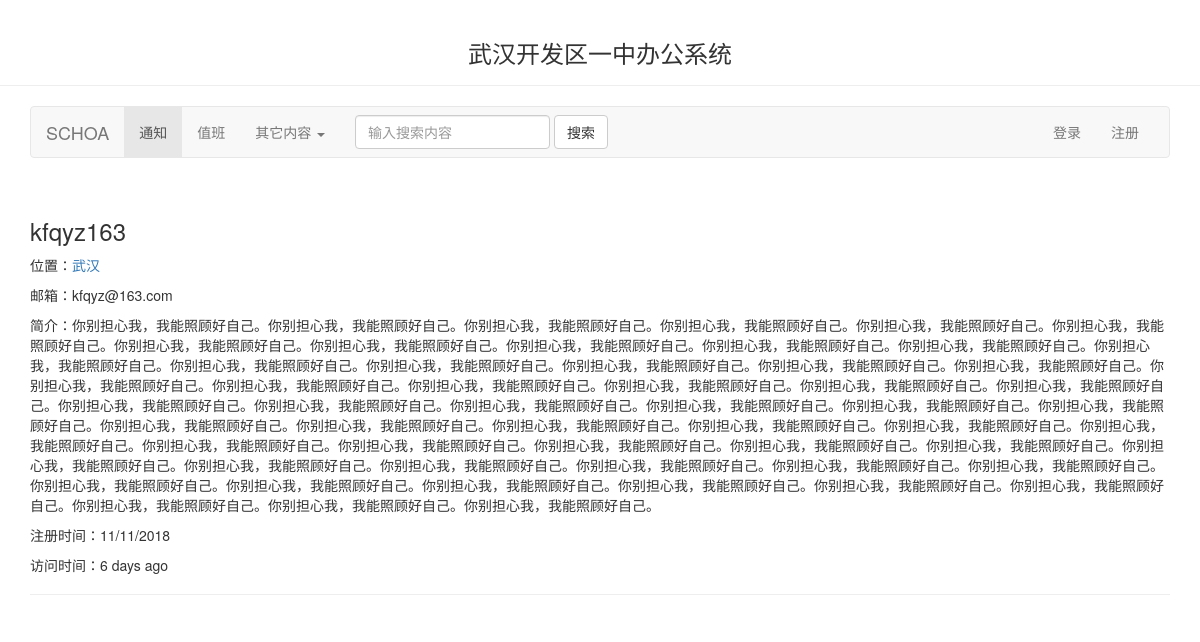
Page /user/kfqyz163 on the committed database.
### app/models.py (models this page shows, shortened)
class User(UserMixin, db.Model):
    __tablename__ = 'users'
    id = db.Column(db.Integer, primary_key=True)
    username = db.Column(db.String(64), unique=True, index=True)
    email = db.Column(db.String(64), unique=True, index=True)
    phone_number = db.Column(db.Integer, unique=True, index=True)
    password_hash = db.Column(db.String(128))
    role_id = db.Column(db.Integer, db.ForeignKey('roles.id'))
    confirmed = db.Column(db.Boolean, default=False)
    name = db.Column(db.String(64))
    location = db.Column(db.String(64))
    about_me = db.Column(db.Text())
    member_since = db.Column(db.DateTime(), default=datetime.utcnow)
    last_seen = db.Column(db.DateTime(), default=datetime.utcnow)
    @property
    def password(self):
        raise AttributeError('密码不可读取！')

### app/main/views.py (the view)
@main.route('/user/<username>')
def user(username):
    user = User.query.filter_by(username=username).first_or_404()
    return render_template('user.html', user=user)

### app/auth/views.py (called while the page is built)
@auth.before_app_request
def before_request():
    if current_user.is_authenticated:
        current_user.ping()
        if not current_user.confirmed \
                and request.endpoint \
                and request.blueprint != 'auth' \
                and request.endpoint != 'static':
            return redirect(url_for('auth.unconfirmed'))

### app/main/__init__.py (called while the page is built)
@main.app_context_processor
def inject_permissions():
    return dict(Permission=Permission)

### app/models.py (called while the page is built)
    def is_administrator(self):
        return False

### app/templates/user.html (shortened to what this page needs)
{% extends "base.html" %}
{% block page_content %}
    <div class="page-header">
        <h3>{{ user.username }}</h3>
        {% if user.location %}
            <p>
                位置：<a href="http://maps.baidu.com/?q={{ user.location }}">{{ user.location }}</a>
            </p>
        {% endif %}
        {% if user.email %}<p>邮箱：{{ user.email }}</p>{% endif %}
        {% if user.about_me %}<p>简介：{{ user.about_me }}</p>{% endif %}
        <p>注册时间：{{ moment(user.member_since).format('L') }}</p>
        <p>访问时间：{{ moment(user.last_seen).fromNow() }}</p>
    </div>
{% endblock %}

### rows in the picture
User: username "kfqyz163", location "武汉", email "kfqyz@163.com", about_me "你别担心我，我能照顾好自己。你别担心我，我能照顾好自己。你别担心我，我能照顾好自己。你别担心我，我能照顾好自己。你别担心我，我能照顾好自己。你别担心我，我能照顾好自己。你别担心我，我能照顾好自己。你别担心我，我能照顾好自己。你别担心我，我能照顾好自己。你别担心我，我能照顾好自己。你别担心我，我能照顾好自己。你别担心我，我能照顾好自己。你别担心我，我能照顾好自己。你别担心我，我能照顾好自己。你别担心我，我能照顾好自己。你别担心我，我能照顾好自己。你别担心我，我能照顾好自己。你别担心我，我能照顾好自己。你别担心我，我能照顾好自己。你别担心我，我能照顾好自己。你别担心我，我能照顾好自己。你别担心我，我能照顾好自己。你别担心我，我能照顾好自己。你别担心我，我能照顾好自己。你别担心我，我能照顾好自己。你别担心我，我能照顾好自己。你别担心我，我能照顾好自己。你别担心我，我能照顾好自己。你别担心我，我能照顾好自己。你别担心我，我能照顾好自己。你别担心我，我能照顾好自己。你别担心我，我能照顾好自己。你别担心我，我能照顾好自己。你别担心我，我能照顾好自己。你别担心我，我能照顾好自己。你别担心我，我能照顾好自己。你别担心我，我能照顾好自己。你别担心我，我能照顾好自己。你别担心我，我能照顾好自己。你别担心我，我能照顾好自己。你别担心我，我能照顾好自己。你别担心我，我能照顾好自己。你别担心我，我能照顾好自己。你别担心我，我能照顾好自己。你别担心我，我能照顾好自己。你别担心我，我能照顾好自己。你别担心我，我能照顾好自己。你别担心我，我能照顾好自己。你别担心我，我能照顾好自己。你别担心我，我能照顾好自己。…", member_since "11/11/2018", last_seen "6 days ago"
